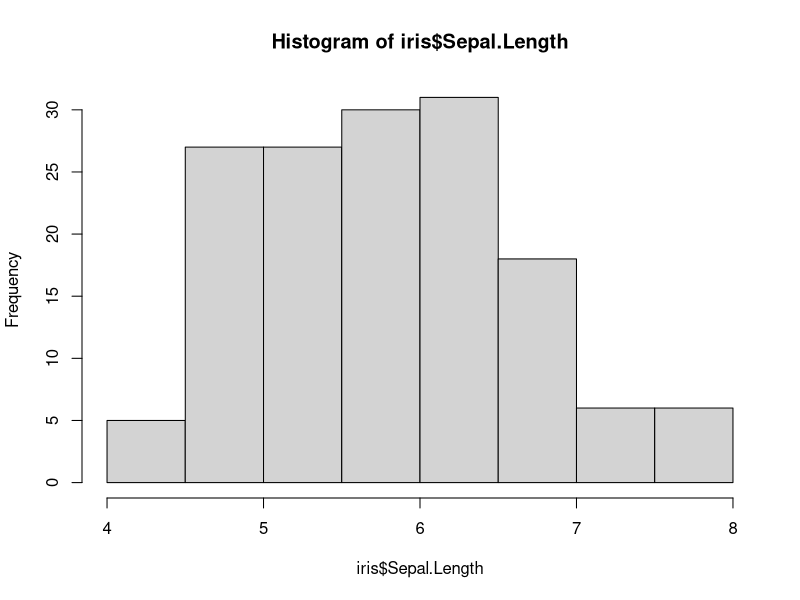
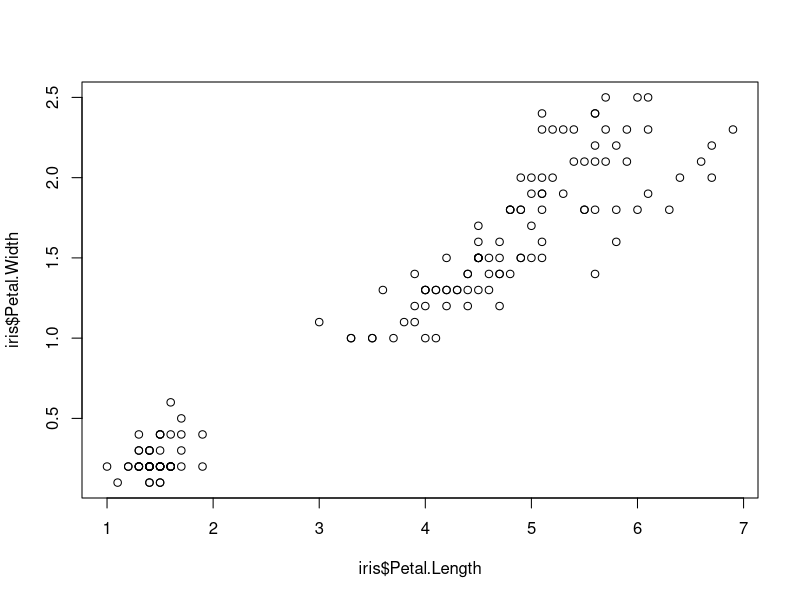
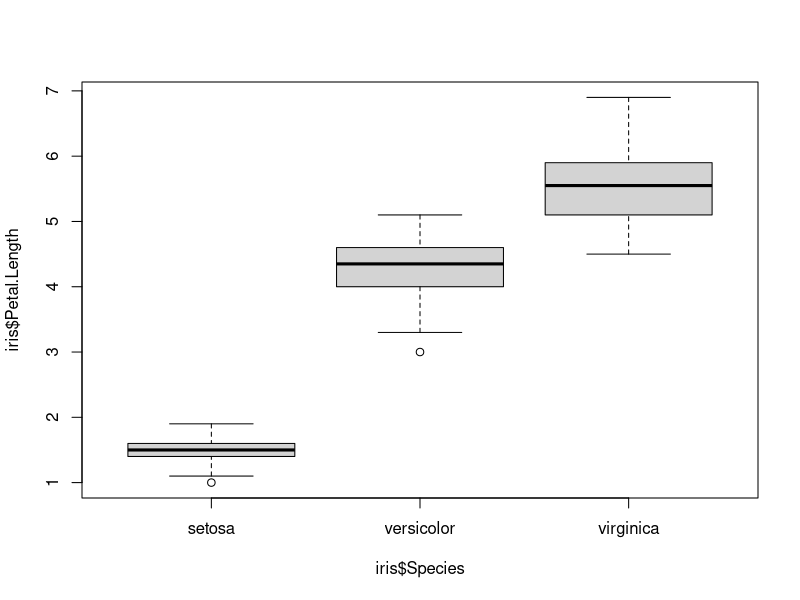
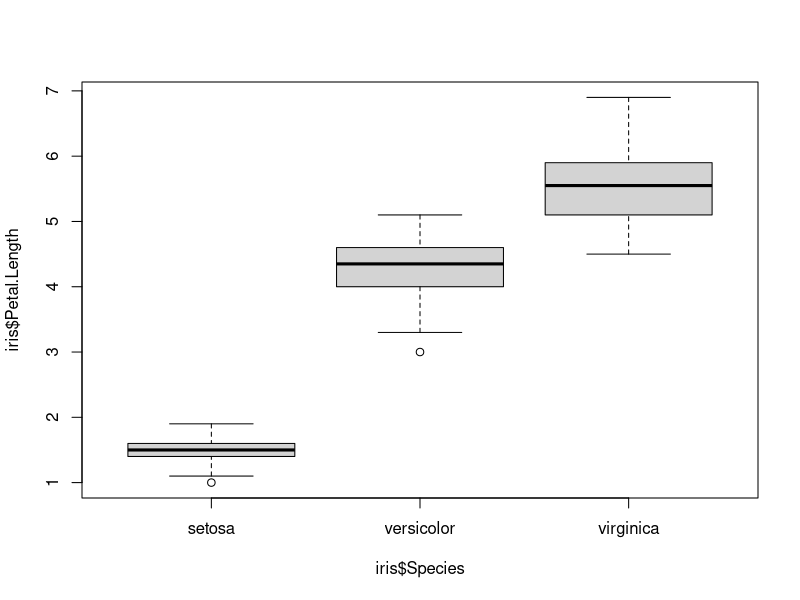
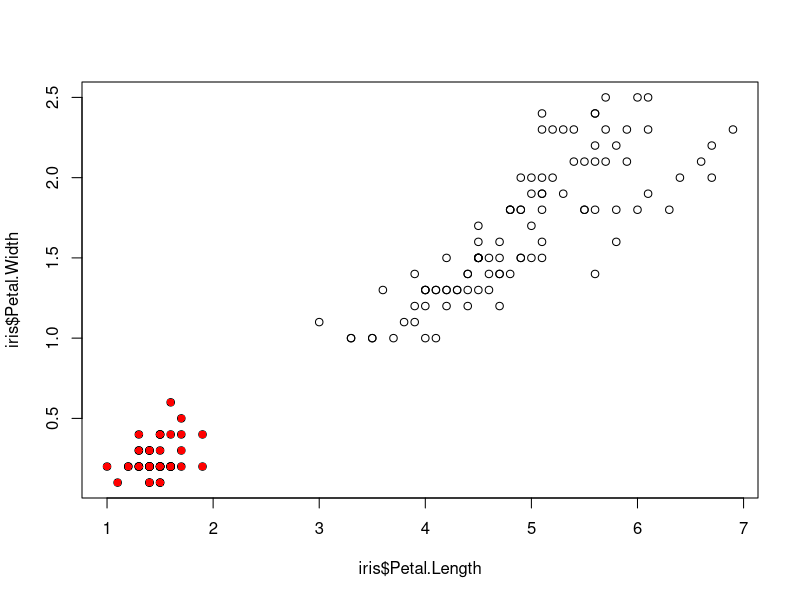
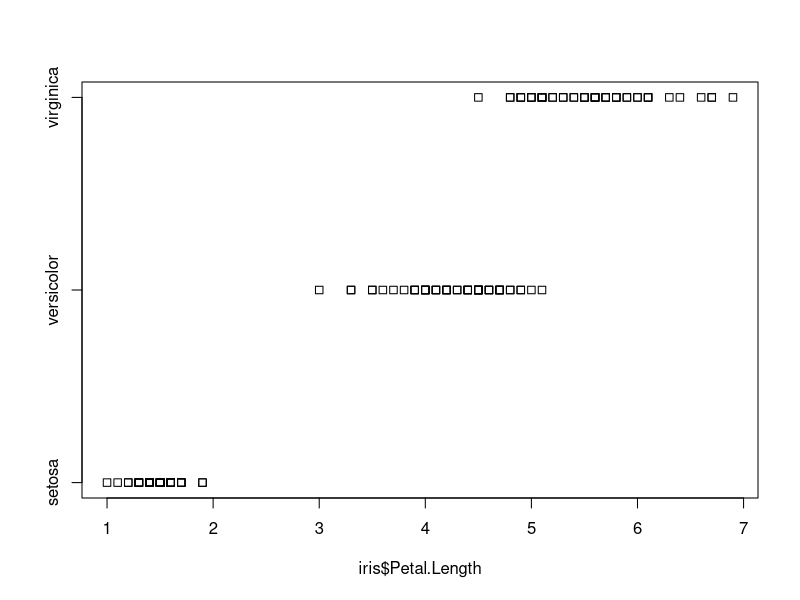
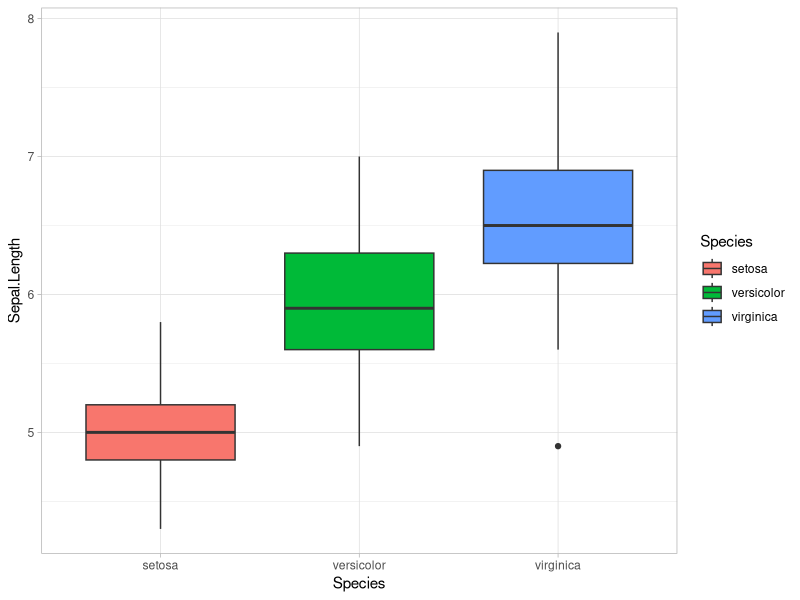
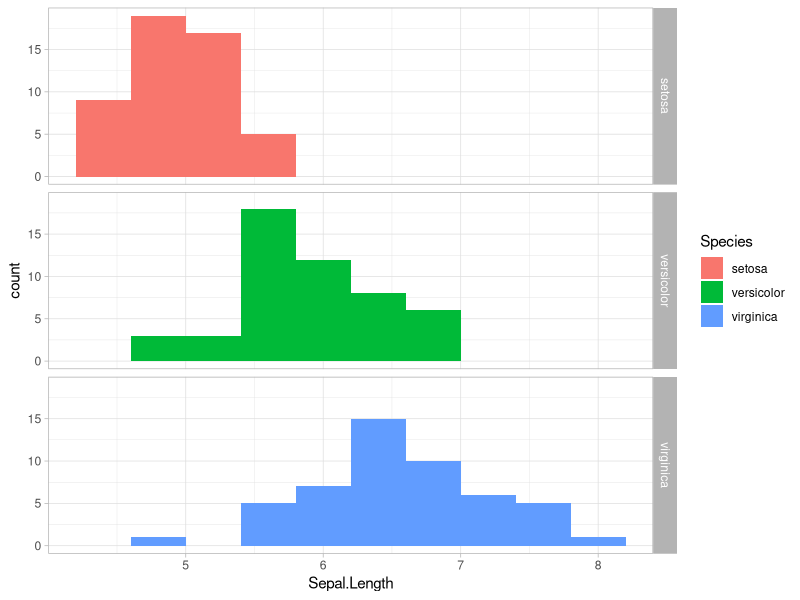

Reproduce these figures in R, in order. (Note: this script raises an error after producing the figures.)
install.packages("dplyr")
##########
iris
head(iris)

hist(iris$Sepal.Length)
plot(iris$Petal.Length, iris$Petal.Width)

boxplot(iris$Petal.Length ~ iris$Species)
plot(iris$Petal.Length ~ iris$Species)
plot(iris$Petal.Length, iris$Petal.Width)
points(iris$Petal.Length[iris$Species== "setosa"], iris$Petal.Width[iris$Species== "setosa"], col="red",pch=16)
stripchart(iris$Petal.Length ~ iris$Species)


############
library(ggplot2)

ggplot(data=iris, mapping = aes(x=Species, y=Sepal.Length,
                  fill=Species))+
  geom_boxplot()+
  theme_light()
  
ggplot(data=iris, mapping = aes(x=Sepal.Length,fill=Species))+
  geom_histogram(bins=10)+
  theme_light()+
  facet_grid(rows=vars(Species))

ggplot(data=iris, mapping = aes(x=Petal.Length,y=Petal.Width))+
  geom_point()+
  theme_light()+
  geom_smooth()

ggplot(data=iris, mapping = aes(x=Petal.Length,y=Petal.Width))+
  geom_point()+
  theme_light()+
  geom_smooth(method="lm")

ggplot(data=iris, mapping = aes(x=Petal.Length,y=Petal.Width, group = Species))+
  geom_point()+
  theme_light()+
  geom_smooth(method="lm", aes(colour = Species))

ggplot(data=iris, mapping = aes(x=Petal.Length,y=Petal.Width, group = Species, colour = Species))+
  geom_point()+
  theme_light()+
  geom_smooth(method="lm")

library(dplyr)
data("starwars")
head("starwars")



# Chargement des données avec le bon séparateur
data <- read.csv2("bretz.csv", header = TRUE, sep = ";", row.names = 1, encoding = "latin1")

# Vérification des noms de colonnes
head(data)
names(data)

ggplot(data, aes(x = factor(row.names(data)), y = data[,1])) + 
  geom_bar(stat = "identity", position = "dodge", color = "black", linewidth = 2) +
  scale_fill_manual(values = c("red", "blue", "yellow", "green", "purple", "pink", "orange")) +
  theme(
    panel.background = element_rect(fill = "black"),
    panel.grid.major = element_line(color = "white", linetype = "dotted"),
    panel.grid.minor = element_line(color = "cyan", linetype = "dashed"),
    axis.text.x = element_text(color = "red", size = 15, angle = 45, face = "bold"),
    axis.text.y = element_text(color = "yellow", size = 15, face = "italic"),
    legend.background = element_rect(fill = "magenta", color = "blue", size = 2),
    legend.text = element_text(color = "cyan", size = 14, face = "bold"),
    plot.title = element_text(color = "chartreuse", size = 20, face = "bold", hjust = 0.5)
  ) +
  ggtitle("Le Tableau Le Plus Moche du Monde")







##########

data_long <- data %>%
  pivot_longer(cols = everything(), names_to = "person", values_to = "note") %>%
  mutate(chips_type = rep(row.names(data), times = ncol(data)))


# Création du nuage de points
ggplot(data_long, aes(x = person, y = note, color = chips_type)) + 
  geom_point(size = 4, alpha = 0.7) +
  theme(
    panel.background = element_rect(fill = "black"),
    panel.grid.major = element_line(color = "white", linetype = "dotted"),
    panel.grid.minor = element_line(color = "cyan", linetype = "dashed"),
    axis.text.x = element_text(color = "red", size = 15, angle = 45, face = "bold"),
    axis.text.y = element_text(color = "yellow", size = 15, face = "italic"),
    legend.background = element_rect(fill = "magenta", color = "blue", size = 2),
    legend.text = element_text(color = "cyan", size = 14, face = "bold"),
    plot.title = element_text(color = "chartreuse", size = 20, face = "bold", hjust = 0.5)
  ) +
  ggtitle("Nuage de Points des Notes par Personne et Type de Chips")

